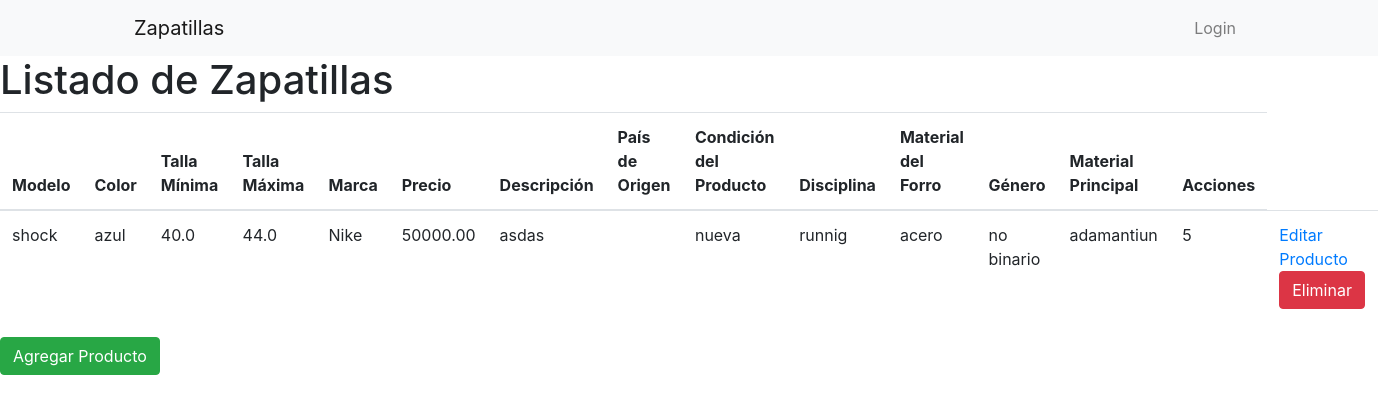
The app's page /productos/, older data.
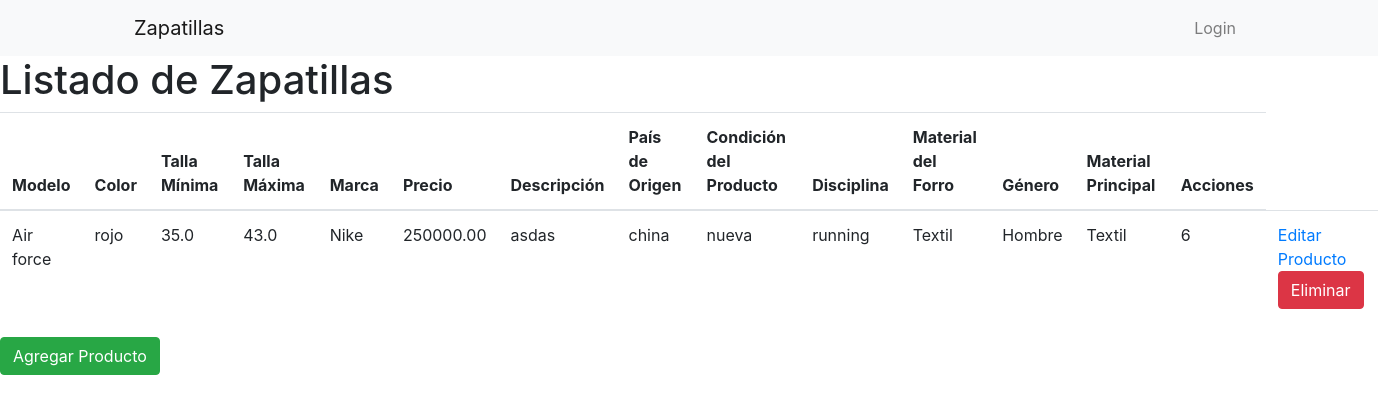
The same page, newer data.
### productos/models.py (models this page shows, shortened)
class Zapatilla(models.Model):
    modelo = models.CharField(max_length=100)
    color = models.CharField(max_length=20, choices=COLOR_CHOICES)
    talla_minima = models.FloatField()
    talla_maxima = models.FloatField()
    marca = models.CharField(max_length=50, choices=MARCA_CHOICES)
    precio = models.DecimalField(max_digits=8, decimal_places=2)
    descripcion = models.TextField()
    pais_de_origen = models.CharField(max_length=100)
    condicion = models.CharField(max_length=100)
    disciplina = models.CharField(max_length=100)
    material_del_forro = models.CharField(max_length=100)
    genero = models.CharField(max_length=100)
    material_principal = models.CharField(max_length=100)

### productos/views.py (the view)
# urls.py: path('', views.index, name='index'),
def index(request):
    zapatillas = Zapatilla.objects.all()
    return render(request, 'productos/index.html', {'productos': zapatillas})
    return render(request, 'productos/index.html', {'productos': zapatillas})

### productos/templates/productos/index.html (shortened to what this page needs)
<!DOCTYPE html>
<html lang="en">
<head>
</head>
<body>
    {% extends 'base.html' %}
    {% block content %}
    <h1>Listado de Zapatillas</h1>
    <table class="table">
      <thead>
        <tr>
          <th scope="col">Modelo</th>
          <th scope="col">Color</th>
          <th scope="col">Talla Mínima</th>
          <th scope="col">Talla Máxima</th>
          <th scope="col">Marca</th>
          <th scope="col">Precio</th>
          <th scope="col">Descripción</th>
          <th scope="col">País de Origen</th>
          <th scope="col">Condición del Producto</th>
          <th scope="col">Disciplina</th>
          <th scope="col">Material del Forro</th>
          <th scope="col">Género</th>
          <th scope="col">Material Principal</th>
          <th scope="col">Acciones</th>
        </tr>
      </thead>
      <tbody>
        {% for zapatilla in productos %}
        <tr>
          <td>{{ zapatilla.modelo }}</td>
          <td>{{ zapatilla.color }}</td>
          <td>{{ zapatilla.talla_minima }}</td>
          <td>{{ zapatilla.talla_maxima }}</td>
          <td>{{ zapatilla.marca }}</td>
          <td>{{ zapatilla.precio }}</td>
          <td>{{ zapatilla.descripcion }}</td>
          <td>{{ zapatilla.pais_de_origen }}</td>
          <td>{{ zapatilla.condicion }}</td>
          <td>{{ zapatilla.disciplina }}</td>
          <td>{{ zapatilla.material_del_forro }}</td>
          <td>{{ zapatilla.genero }}</td>
          <td>{{ zapatilla.material_principal }}</td>
          <td>{{ zapatilla.id }}</td>
          <td>
              <a href="{% url 'editar_producto' id=zapatilla.id %}">Editar Producto</a>
              <a href="{% url 'eliminar_producto' pk=zapatilla.id %}" class="btn btn-danger">Eliminar</a>
          </td>
        </tr>
        {% endfor %}
      </tbody>
    </table>
    <a href="{% url 'agregar_producto' %}" class="btn btn-success">Agregar Producto</a>
    {% endblock %}

### productos/templates/base.html (shortened to what this page needs)
<!DOCTYPE html>
<html lang="es">
<head>
    <link rel="stylesheet" href="https://stackpath.bootstrapcdn.com/bootstrap/4.5.2/css/bootstrap.min.css">
</head>
<body>
<nav class="navbar navbar-expand-lg navbar-light bg-light">
  <div class="container">
    <a class="navbar-brand" href="#">Zapatillas</a>
    <div class="collapse navbar-collapse" id="navbarNav">
      <ul class="navbar-nav ml-auto">
        <li class="nav-item">
          <a class="nav-link" href="{% url 'login' %}">Login</a>
        </li>
      </ul>
    </div>
  </div>
</nav>
{% block content %}
{% endblock %}
</body>
</html>

Row changes from the older to the newer data that the page shows:
removed Zapatilla: modelo "shock", color "azul", talla_minima "40.0", talla_maxima "44.0", marca "Nike", precio "50000.00", descripcion "asdas", condicion "nueva", disciplina "runnig", material_del_forro "acero", genero "no binario", material_principal "adamantiun", id "5"
added Zapatilla: modelo "Air force", color "rojo", talla_minima "35.0", talla_maxima "43.0", marca "Nike", precio "250000.00", descripcion "asdas", pais_de_origen "china", condicion "nueva", disciplina "running", material_del_forro "Textil", genero "Hombre", material_principal "Textil", id "6"
